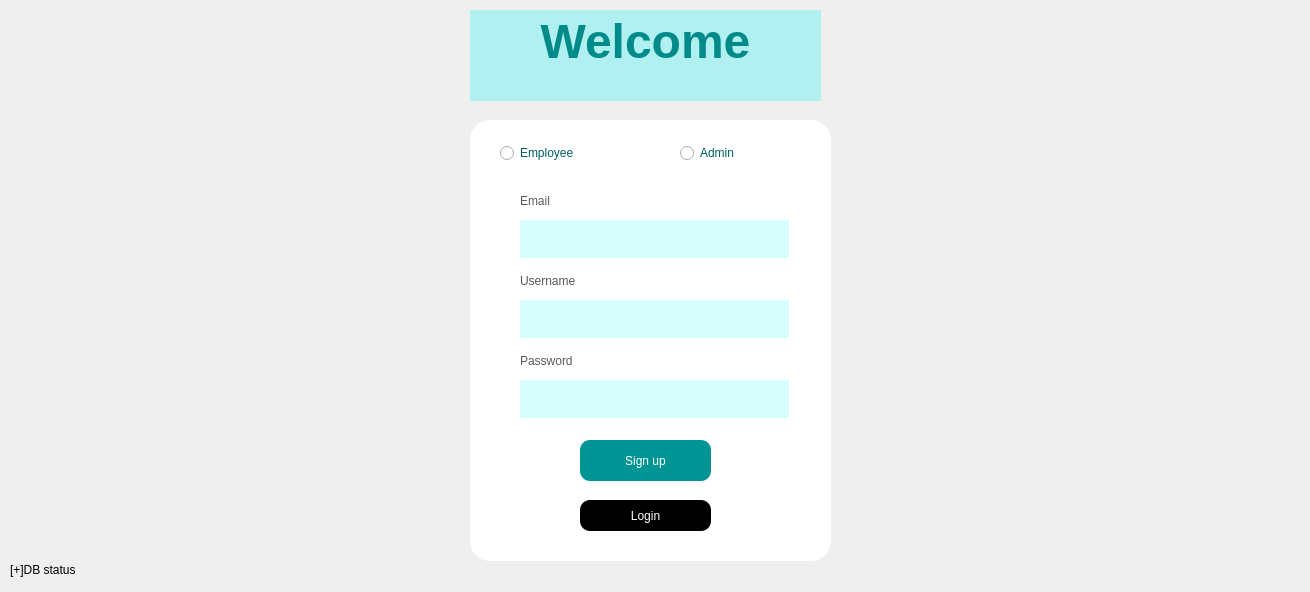
<?xml version="1.0" encoding="UTF-8"?>
<ui version="4.0">
 <class>signup_Window</class>
 <widget class="QMainWindow" name="signup_Window">
  <property name="geometry">
   <rect>
    <x>0</x>
    <y>0</y>
    <width>1310</width>
    <height>592</height>
   </rect>
  </property>
  <property name="windowTitle">
   <string>signup_Window</string>
  </property>
  <widget class="QWidget" name="centralwidget">
   <widget class="QLabel" name="main_label">
    <property name="geometry">
     <rect>
      <x>0</x>
      <y>0</y>
      <width>1311</width>
      <height>591</height>
     </rect>
    </property>
    <property name="styleSheet">
     <string notr="true">background-image: url(&quot;/home/boi/Projects/C++/Uni/Pos/img/bg&quot;);
color: rgb(0, 0, 0);</string>
    </property>
    <property name="text">
     <string/>
    </property>
    <property name="pixmap">
     <pixmap>:/bg_image/pos_bg.png</pixmap>
    </property>
    <property name="scaledContents">
     <bool>true</bool>
    </property>
   </widget>
   <widget class="QTextBrowser" name="textBrowser_welcome">
    <property name="geometry">
     <rect>
      <x>470</x>
      <y>10</y>
      <width>351</width>
      <height>91</height>
     </rect>
    </property>
    <property name="styleSheet">
     <string notr="true">background-color: rgb(176, 240, 241);</string>
    </property>
    <property name="frameShape">
     <enum>QFrame::Shape::NoFrame</enum>
    </property>
    <property name="html">
     <string>&lt;!DOCTYPE HTML PUBLIC &quot;-//W3C//DTD HTML 4.0//EN&quot; &quot;http://www.w3.org/TR/REC-html40/strict.dtd&quot;&gt;
&lt;html&gt;&lt;head&gt;&lt;meta name=&quot;qrichtext&quot; content=&quot;1&quot; /&gt;&lt;meta charset=&quot;utf-8&quot; /&gt;&lt;style type=&quot;text/css&quot;&gt;
p, li { white-space: pre-wrap; }
hr { height: 1px; border-width: 0; }
li.unchecked::marker { content: &quot;\2610&quot;; }
li.checked::marker { content: &quot;\2612&quot;; }
&lt;/style&gt;&lt;/head&gt;&lt;body style=&quot; font-family:'Noto Sans'; font-size:10pt; font-weight:400; font-style:normal;&quot;&gt;
&lt;p align=&quot;center&quot; style=&quot; margin-top:0px; margin-bottom:0px; margin-left:0px; margin-right:0px; -qt-block-indent:0; text-indent:0px;&quot;&gt;&lt;span style=&quot; font-family:'Segoe UI'; font-size:36pt; font-weight:700; color:#008a8a;&quot;&gt;Welcome&lt;/span&gt;&lt;/p&gt;&lt;/body&gt;&lt;/html&gt;</string>
    </property>
   </widget>
   <widget class="QGroupBox" name="groupBox">
    <property name="geometry">
     <rect>
      <x>470</x>
      <y>120</y>
      <width>361</width>
      <height>441</height>
     </rect>
    </property>
    <property name="styleSheet">
     <string notr="true">background-color: rgb(255, 255, 255);
color: rgb(0, 0, 0);
border:none;
border-top-left-radius :20px;
border-top-right-radius : 20px; 
border-bottom-left-radius : 20px; 
border-bottom-right-radius : 20px</string>
    </property>
    <property name="title">
     <string/>
    </property>
    <widget class="QPushButton" name="pushButton_signup">
     <property name="geometry">
      <rect>
       <x>110</x>
       <y>320</y>
       <width>131</width>
       <height>41</height>
      </rect>
     </property>
     <property name="styleSheet">
      <string notr="true">color: rgb(255, 255, 255);
background-color: rgb(0, 148, 148);
font: 700 12pt &quot;Segoe UI&quot;;
border: none;
border-top-left-radius :10px;
border-top-right-radius : 10px; 
border-bottom-left-radius : 10px; 
border-bottom-right-radius : 10px</string>
     </property>
     <property name="text">
      <string>Sign up</string>
     </property>
    </widget>
    <widget class="QPushButton" name="pushButton_login">
     <property name="geometry">
      <rect>
       <x>110</x>
       <y>380</y>
       <width>131</width>
       <height>31</height>
      </rect>
     </property>
     <property name="styleSheet">
      <string notr="true">background-color: rgb(0, 0, 0);
color: rgb(255, 255, 255);
font: 700 11pt &quot;Segoe UI&quot;;
border:none;
border-top-left-radius :10px;
border-top-right-radius : 10px; 
border-bottom-left-radius : 10px; 
border-bottom-right-radius : 10px</string>
     </property>
     <property name="text">
      <string>Login</string>
     </property>
    </widget>
    <widget class="QLabel" name="label_password">
     <property name="geometry">
      <rect>
       <x>50</x>
       <y>230</y>
       <width>269</width>
       <height>21</height>
      </rect>
     </property>
     <property name="styleSheet">
      <string notr="true">font: 13pt &quot;Segoe UI&quot;;
color: rgb(0, 0, 0);
color: rgb(88, 88, 88);</string>
     </property>
     <property name="text">
      <string>Password</string>
     </property>
    </widget>
    <widget class="QLabel" name="label_username">
     <property name="geometry">
      <rect>
       <x>50</x>
       <y>150</y>
       <width>269</width>
       <height>21</height>
      </rect>
     </property>
     <property name="styleSheet">
      <string notr="true">font: 13pt &quot;Segoe UI&quot;;
color: rgb(0, 0, 0);
color: rgb(88, 88, 88);</string>
     </property>
     <property name="text">
      <string>Username</string>
     </property>
    </widget>
    <widget class="QLabel" name="label_email">
     <property name="geometry">
      <rect>
       <x>50</x>
       <y>70</y>
       <width>269</width>
       <height>21</height>
      </rect>
     </property>
     <property name="styleSheet">
      <string notr="true">color: rgb(0, 0, 0);
font: 13pt &quot;Segoe UI&quot;;
font: 14pt &quot;Segoe UI&quot;;
color: rgb(89, 89, 89);</string>
     </property>
     <property name="text">
      <string>Email</string>
     </property>
    </widget>
    <widget class="QRadioButton" name="radioButton_employee">
     <property name="geometry">
      <rect>
       <x>30</x>
       <y>20</y>
       <width>131</width>
       <height>26</height>
      </rect>
     </property>
     <property name="styleSheet">
      <string notr="true">color: rgb(0, 95, 95);
font: 700 12pt &quot;Segoe UI&quot;;</string>
     </property>
     <property name="text">
      <string>Employee</string>
     </property>
    </widget>
    <widget class="QRadioButton" name="radioButton_admin">
     <property name="geometry">
      <rect>
       <x>210</x>
       <y>20</y>
       <width>131</width>
       <height>26</height>
      </rect>
     </property>
     <property name="styleSheet">
      <string notr="true">color: rgb(0, 95, 95);
font: 700 12pt &quot;Segoe UI&quot;;</string>
     </property>
     <property name="text">
      <string>Admin</string>
     </property>
    </widget>
    <widget class="QLineEdit" name="lineEdit_password">
     <property name="geometry">
      <rect>
       <x>50</x>
       <y>260</y>
       <width>269</width>
       <height>38</height>
      </rect>
     </property>
     <property name="styleSheet">
      <string notr="true">background-color: rgb(255, 255, 255);
color: rgb(0, 0, 0);
font: 13pt &quot;Segoe UI&quot;;
background-color: rgb(215, 255, 254);</string>
     </property>
     <property name="echoMode">
      <enum>QLineEdit::EchoMode::Password</enum>
     </property>
    </widget>
    <widget class="QLineEdit" name="lineEdit_username">
     <property name="geometry">
      <rect>
       <x>50</x>
       <y>180</y>
       <width>269</width>
       <height>38</height>
      </rect>
     </property>
     <property name="styleSheet">
      <string notr="true">background-color: rgb(255, 255, 255);
color: rgb(0, 0, 0);
font: 13pt &quot;Segoe UI&quot;;
background-color: rgb(215, 255, 254);</string>
     </property>
    </widget>
    <widget class="QLineEdit" name="lineEdit_email">
     <property name="geometry">
      <rect>
       <x>50</x>
       <y>100</y>
       <width>269</width>
       <height>38</height>
      </rect>
     </property>
     <property name="styleSheet">
      <string notr="true">background-color: rgb(255, 255, 255);
background-color: rgb(189, 255, 255);
color: rgb(0, 0, 0);
font: 13pt &quot;Segoe UI&quot;;
background-color: rgb(193, 255, 253);
background-color: rgb(215, 255, 254);</string>
     </property>
    </widget>
   </widget>
   <widget class="QLabel" name="label_status">
    <property name="geometry">
     <rect>
      <x>10</x>
      <y>560</y>
      <width>211</width>
      <height>20</height>
     </rect>
    </property>
    <property name="styleSheet">
     <string notr="true">color: rgb(0, 0, 0);</string>
    </property>
    <property name="text">
     <string>[+]DB status</string>
    </property>
   </widget>
  </widget>
 </widget>
 <resources/>
 <connections/>
</ui>
